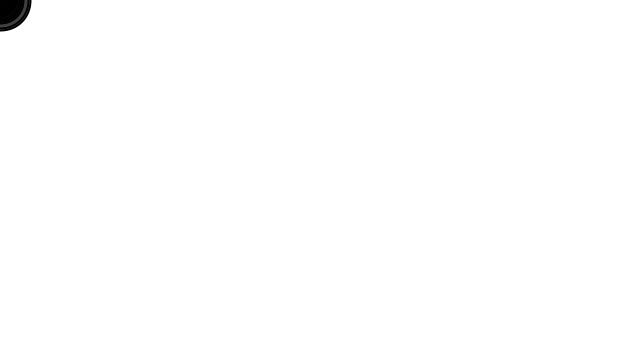
Frame 1 (no input)
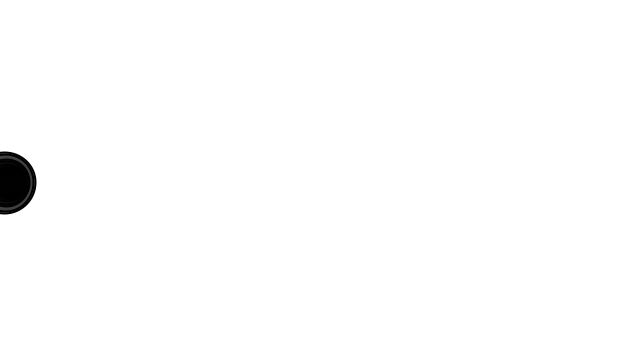
Frame 60 (the mouse pressed at the canvas centre just before this capture)
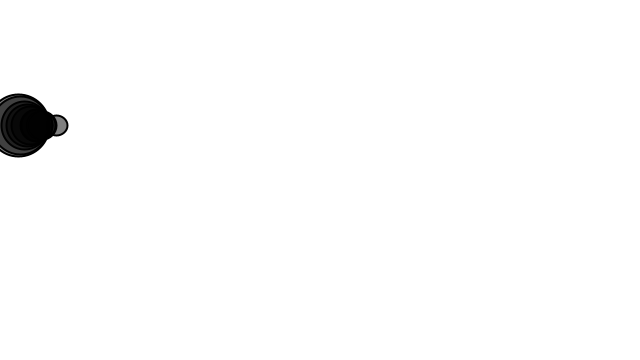
Frame 120 (the mouse held since frame 60 and released just before this capture)

The Processing sketch that drew these frames (run headless with seeded random() and noise(); from frame 60 on, the mouse is pressed at the canvas centre):

// Processing sketch: Forces
// ── Forces.pde


Mover[] movers = new Mover[10];

void setup() {
  size(640, 360);
  for (int i = 0; i < movers.length; i++) {
    movers[i] = new Mover(random(1, 4), 0, 0);
  }
}

void draw() {
  background(255);

  for (int i = 0; i < movers.length; i++) {

    PVector wind = new PVector(0.01, 0);
    PVector gravity = new PVector(0, 0.1*movers[i].mass);

    movers[i].applyForce(wind);
    movers[i].applyForce(gravity);

    movers[i].update();
    movers[i].display();
    movers[i].checkEdges();
  }
}

// ── mover.pde
class Mover {

  PVector position;
  PVector velocity;
  PVector acceleration;
  float mass;

  Mover(float m, float x , float y) {
    mass = m;
    position = new PVector(x,y);
    velocity = new PVector(0,0);
    acceleration = new PVector(0,0);
  }
  
  void applyForce(PVector force) {
    PVector f = PVector.div(force,mass);
    acceleration.add(f);
  }
  
  void update() {
    velocity.add(acceleration);
    position.add(velocity);
    acceleration.mult(0);
  }

  void display() {
    stroke(0);
    strokeWeight(2);
    fill(0,127);
    ellipse(position.x,position.y,mass*16,mass*16);
  }

  void checkEdges() {

    if (position.x > width) {
      position.x = width;
      velocity.x *= -1;
    } else if (position.x < 0) {
      velocity.x *= -1;
      position.x = 0;
    }

    if (position.y > height) {
      velocity.y *= -1;
      position.y = height;
    }

  }

}
